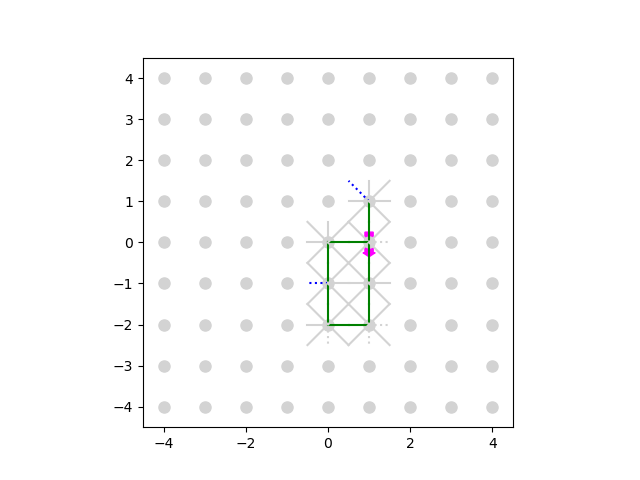

Python code for this plot:
import matplotlib.pyplot as plt
from intersection import Status, Intersection
from math import cos, sin, radians, inf, sqrt
from enum import Enum
import pickle
import bisect

class Heading(Enum):
    NORTH = 0
    NORTHWEST = 1
    WEST = 2
    SOUTHWEST = 3
    SOUTH = 4
    SOUTHEAST = 5
    EAST = 6
    NORTHEAST = 7

heading_to_dx = {0: 0,
                 1: -1,
                 2: -1,
                 3: -1,
                 4: 0,
                 5: 1,
                 6: 1,
                 7: 1}

heading_to_dy = {0: 1, 
                 1: 1, 
                 2: 0, 
                 3: -1, 
                 4: -1, 
                 5: -1, 
                 6: 0, 
                 7: 1}

status_colors = {Status.UNKNOWN: 'black',
                 Status.NONEXISTENT: 'lightgray',
                 Status.UNEXPLORED: 'blue',
                 Status.DEADEND: 'red',
                 Status.CONNECTED: 'green'}

class Map:
    def __init__(self):
        # Start with an empty dictionary
        self.intersections = {}
        self.axes = None
        
    # Show the x/y/heading of the current robot pose.
    def show(self, xpose, ypose, hpose):
        # Clear the current, or create a new figure.
        plt.clf()

        # Create a new axes, enable the grid, and set axis limits.
        plt.axes()
        plt.gca().set_xlim(-4.5, 4.5)
        plt.gca().set_ylim(-4.5, 4.5)
        plt.gca().set_aspect('equal')

        # Show all the possible locations.
        for x in range(-4, 5):
            for y in range(-4, 5):
                plt.plot(x, y, color='lightgray', marker='o', markersize=8)
        
        # PUT ALL THE ACTUAL DRAWING FUNCTIONS HERE!
        dx = 0.5 * cos(radians(hpose * 45 + 90))
        dy = 0.5 * sin(radians(hpose * 45 + 90))
        xbase = xpose - dx/2
        ybase = ypose - dy/2
        plt.arrow(xbase, ybase, dx, dy,
                    width=0.2,
                    head_width=0.3,
                    head_length=0.1,
                    color='magenta')
        
        for (x,y) in self.intersections:
            intersection = self.intersections[(x, y)]
            for h in range(8):
                xto = 0.5 * heading_to_dx[h]
                yto = 0.5 * heading_to_dy[h]
                color = status_colors[intersection.streets[h]]    
                if intersection.blocked[h]:  
                    plt.plot([x, x + xto], [y, y + yto], color=color, linestyle=":")
                else:
                    plt.plot([x, x + xto], [y, y + yto], color=color, linestyle="solid")
            optimal_heading = intersection.direction
            if optimal_heading is not None:
                dx = heading_to_dx[optimal_heading]
                dy = heading_to_dy[optimal_heading]
                plt.arrow(x, y, 0.5 * dx, 0.5 * dy,
                            width=0.1,
                            head_width=0.25,
                            head_length=0.1,
                            color='orange')
        
        # Show the graph and continue.
        plt.savefig("map.png")

    # Grab the specified intersection
    def getintersection(self, x, y):
        # Create only if intersection hasn't been used before.
        if (x, y) not in self.intersections:
            self.intersections[(x,y)] = Intersection(x,y,inf)
        # Return the intersection
        return self.intersections[(x,y)]

    def setintersection(self, x, y, intersection):
        self.intersections[(x, y)] = intersection

    def unfinished_intersections(self):
        for intersection in self.intersections.values():
            intersection.unfinished_intersection()

    def calcmove(self, xold, yold, heading):
        dx = heading_to_dx[heading]
        dy = heading_to_dy[heading]
        return (xold + dx, yold + dy)

    def calcturn(self, oldheading, turn):
        return (oldheading + turn) % 8

    def calcuturn(self, oldheading):
        return self.calcturn(oldheading, 4)
    
    def save(self, filename):
         # Save the map to file.
        print("Saving the map to %s..." % filename)
        with open(filename, 'wb') as file:
            pickle.dump(self, file)

    def load(self, filename):
        print("Loading the map from %s..." % filename)
        with open(filename, 'rb') as file:
            robot_map = pickle.load(file)
        return robot_map

    def is_finished(self):
        for intersection in self.intersections.values():
            if intersection.is_finished == False:
                return False

        return True

    def reset_blockages(self):
        for intersection in self.intersections.values():
            intersection.clear_blockages()

    def reset_path(self):
        for intersection in self.intersections.values():
            intersection.cost = inf
            intersection.direction = None

    def find_closest_neighbor(self, node, to_look):        
        heading = (node.direction + to_look) % 8
        count = 0
        while node.streets[heading] != Status.CONNECTED and node.streets[heading] != Status.UNEXPLORED:
            if count > 8:
                return None
            heading = (heading + to_look) % 8
            count += 1

        return heading

    def dijkstras(self, goal):
        # Reset the path. Move all nodes to "air": Mark all costs as infinity, all directions as None
        self.reset_path()
        
        # Initialize. Place goal onDeck with a zero cost, retaining the None direction
        goal.cost = 0
        onDeck = [goal]
        
        # While the onDeck queue is not empty, loop:
        while len(onDeck) > 0:

            # Pop the current node off the front of the onDeck queue (lowest onDeck cost).
            current = onDeck.pop(0)

            for heading in range(8):
                # Check if the given heading is connected to the current intersection
                if (current.streets[heading] == Status.CONNECTED or current.streets[heading] == Status.UNEXPLORED) and current.blocked[heading] == False:
                    dx = heading_to_dx[heading]
                    dy = heading_to_dy[heading]
                
                    if (current.x + dx, current.y + dy) not in self.intersections.keys():
                        continue
                    neighbor = self.getintersection(current.x + dx, current.y + dy)
                    new_cost = current.cost + sqrt(dx**2 + dy**2)
                    
                    # If found something with lower cost:
                    if new_cost < neighbor.cost:
                        if neighbor in onDeck:
                            # Temporarily remove neighbor from the onDeck queue (might need to be re-sorted)
                            onDeck.remove(neighbor)
                        
                        # Save the new cost and direction in the neighbor
                        neighbor.cost = new_cost
                        neighbor.direction = (heading + 4) % 8
                        
                        # Insert the neighbor into the onDeck queue in the right oreder.
                        bisect.insort(onDeck, neighbor)
                    # Update the interesection variable with new costs for neighbor
                    self.setintersection(current.x + dx, current.y + dy, neighbor)         